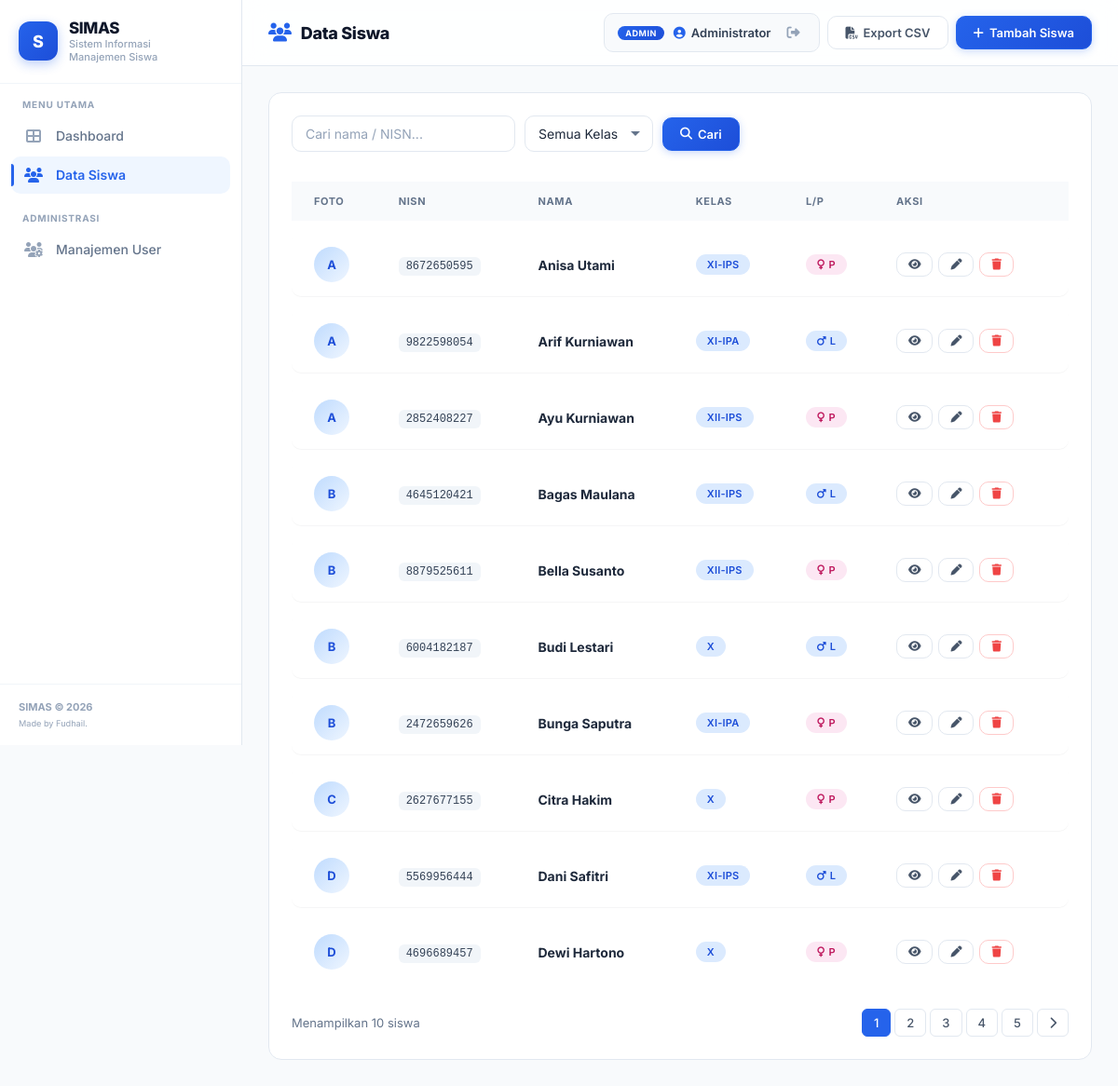
Screenshot of /siswa (signed in) with the database file from the repository.
### tables this page shows
CREATE TABLE users (
            id INTEGER PRIMARY KEY AUTOINCREMENT,
            username TEXT UNIQUE NOT NULL,
            password TEXT NOT NULL,
            nama_lengkap TEXT NOT NULL,
            role TEXT NOT NULL DEFAULT 'user',
            is_active INTEGER NOT NULL DEFAULT 1,
            created_at TIMESTAMP DEFAULT CURRENT_TIMESTAMP
        );

CREATE TABLE siswa (
            id INTEGER PRIMARY KEY AUTOINCREMENT,
            nis TEXT UNIQUE NOT NULL,
            nama TEXT NOT NULL,
            kelas TEXT NOT NULL,
            jenis_kelamin TEXT NOT NULL,
            tempat_lahir TEXT,
            tanggal_lahir TEXT,
            alamat TEXT,
            no_telp TEXT,
            foto TEXT DEFAULT 'default.png',
            created_at TIMESTAMP DEFAULT CURRENT_TIMESTAMP
        );

### app/routes.py (the view)
@main.route("/siswa")
@login_required
def daftar_siswa():
    q = request.args.get("q", "")
    kelas_filter = request.args.get("kelas", "")
    page = request.args.get("page", 1, type=int)
    conn = get_db()
    where = []
    params = []
    if q:
        where.append("(nama LIKE ? OR nis LIKE ?)")
        params += [f"%{q}%", f"%{q}%"]
    if kelas_filter:
        where.append("kelas = ?")
        params.append(kelas_filter)
    where_sql = " AND ".join(where) if where else "1=1"
    total = conn.execute(
        f"SELECT COUNT(*) FROM siswa WHERE {where_sql}", params
    ).fetchone()[0]
    pagination = Pagination(page, PER_PAGE, total)
    params += [PER_PAGE, (page - 1) * PER_PAGE]
    siswa = conn.execute(
        f"SELECT * FROM siswa WHERE {where_sql} ORDER BY nama LIMIT ? OFFSET ?", params
    ).fetchall()
    kelas_list = conn.execute(
        "SELECT DISTINCT kelas FROM siswa ORDER BY kelas"
    ).fetchall()
    conn.close()
    return render_template(
        "siswa.html",
        siswa=siswa,
        kelas_list=kelas_list,
        q=q,
        kelas_filter=kelas_filter,
        pagination=pagination,
    )

### app/models.py (called while the page is built)
def get_db():
    conn = sqlite3.connect(DATABASE)
    conn.row_factory = sqlite3.Row  # Akses kolom via nama (row['nama'])
    return conn

def load_user_by_id(user_id):
    conn = get_db()
    row = conn.execute("SELECT * FROM users WHERE id = ?", (user_id,)).fetchone()
    conn.close()
    if row:
        return User(row)
    return None

    @property
    def is_active(self):
        return self._is_active

### app/routes.py (called while the page is built)
    def iter_pages(self, left=2, right=2):
        last = 0
        for num in range(1, self.pages + 1):
            if (
                num <= left
                or num > self.pages - right
                or (left < num <= self.page + 1)
                or (self.page - 1 < num <= self.pages - right)
            ):
                if last + 1 != num:
                    yield None
                yield num
                last = num

### templates/siswa.html (shortened to what this page needs)
{% extends "base.html" %}
{% block page_title %}<h1><i class="fas fa-users"></i> Data Siswa</h1>{% endblock %}
{% block topbar_actions %}
  {% if current_user.role == 'admin' %}
  <a href="{{ url_for('main.export_csv') }}" class="btn btn-outline"><i class="fas fa-file-csv"></i> Export CSV</a>
  <a href="{{ url_for('main.tambah_siswa') }}" class="btn btn-primary"><i class="fas fa-plus"></i> Tambah Siswa</a>
  {% endif %}
{% endblock %}
{% block content %}
<div class="card">
  <form method="GET" class="toolbar">
    <input class="input" type="text" name="q" value="{{ q }}" placeholder="Cari nama / NISN...">
    <select class="input" name="kelas">
      <option value="">Semua Kelas</option>
    </select>
    <button class="btn btn-primary" type="submit"><i class="fas fa-search"></i> Cari</button>
  </form>
  {% if siswa %}
  <div class="table-wrap">
    <table class="table">
      <thead>
        <tr>
          <th>Foto</th>
          <th>NISN</th>
          <th>Nama</th>
          <th>Kelas</th>
          <th>L/P</th>
          <th>Aksi</th>
        </tr>
      </thead>
      <tbody>
        {% for s in siswa %}
        <tr>
          <td>
            <div class="avatar sm">
              {% if s.foto and s.foto != 'default.png' %}
                <img src="{{ url_for('static', filename='uploads/' + s.foto) }}" alt="{{ s.nama }}">
              {% else %}
                {{ s.nama[0] }}
              {% endif %}
            </div>
          </td>
          <td><code>{{ s.nis }}</code></td>
          <td><strong>{{ s.nama }}</strong></td>
          <td><span class="badge badge-blue">{{ s.kelas }}</span></td>
          <td>
            <span class="badge {% if s.jenis_kelamin == 'L' %}badge-blue{% else %}badge-pink{% endif %}">
              <i class="fas {% if s.jenis_kelamin == 'L' %}fa-mars{% else %}fa-venus{% endif %}"></i>
              {{ 'L' if s.jenis_kelamin == 'L' else 'P' }}
            </span>
          </td>
          <td>
            <div class="actions">
              <a href="{{ url_for('main.detail_siswa', id=s.id) }}" class="btn btn-sm btn-outline" title="Detail"><i class="fas fa-eye"></i></a>
              {% if current_user.role == 'admin' %}
              <a href="{{ url_for('main.edit_siswa', id=s.id) }}" class="btn btn-sm btn-outline" title="Edit"><i class="fas fa-pen"></i></a>
              <form method="POST" action="{{ url_for('main.hapus_siswa', id=s.id) }}" onsubmit="return confirm('Hapus {{ s.nama }}?')">
                <button class="btn btn-sm btn-danger" type="submit" title="Hapus"><i class="fas fa-trash"></i></button>
              </form>
              {% endif %}
            </div>
          </td>
        </tr>
        {% endfor %}
      </tbody>
    </table>
  </div>
  <div class="table-footer">
    <span>Menampilkan {{ siswa|length }} siswa</span>
    {% if pagination and pagination.pages > 1 %}
    <div class="pagination">
      {% for p in pagination.iter_pages() %}
        {% if p %}
          {% if p == pagination.page %}
            <span class="active">{{ p }}</span>
          {% else %}
            <a href="{{ url_for('main.daftar_siswa', page=p, q=q, kelas=kelas_filter) }}">{{ p }}</a>
          {% endif %}
        {% else %}
          <span>&hellip;</span>
        {% endif %}
      {% endfor %}
      {% if pagination.has_next %}
        <a href="{{ url_for('main.daftar_siswa', page=pagination.next_num, q=q, kelas=kelas_filter) }}"><i class="fas fa-chevron-right"></i></a>
      {% endif %}
    </div>
    {% endif %}
  </div>
  {% endif %}
</div>
{% endblock %}

### templates/base.html (shortened to what this page needs)
<!DOCTYPE html>
<html>
<head>
  <link rel="stylesheet" href="https://cdnjs.cloudflare.com/ajax/libs/font-awesome/6.5.1/css/all.min.css">
  <link rel="stylesheet" href="{{ url_for('static', filename='css/style.css') }}">
</head>
<body>
  <aside class="sidebar" id="sidebar">
    <div class="sidebar-brand">
      <div class="brand-icon">S</div>
      <div>
        <div class="brand-name">SIMAS</div>
        <div class="brand-sub">Sistem Informasi<br>Manajemen Siswa</div>
      </div>
    </div>
    <nav class="sidebar-nav">
      <div class="nav-label">Menu Utama</div>
      <a href="{{ url_for('main.dashboard') }}" class="nav-item {% if request.endpoint == 'main.dashboard' %}active{% endif %}">
        <span class="nav-icon"><i class="fas fa-th-large"></i></span> Dashboard
      </a>
      <a href="{{ url_for('main.daftar_siswa') }}" class="nav-item {% if 'siswa' in request.endpoint %}active{% endif %}">
        <span class="nav-icon"><i class="fas fa-users"></i></span> Data Siswa
      </a>
      {% if current_user.is_authenticated and current_user.role == 'admin' %}
      <div class="nav-label">Administrasi</div>
      <a href="{{ url_for('main.daftar_users') }}" class="nav-item {% if 'users' in request.endpoint %}active{% endif %}">
        <span class="nav-icon"><i class="fas fa-users-cog"></i></span> Manajemen User
      </a>
      {% endif %}
    </nav>
    <div class="sidebar-footer">
      <strong>SIMAS &copy; 2026</strong><br>
      <small>Made by Fudhail.</small>
    </div>
  </aside>
  <main class="main">
    <div class="topbar">
      <div class="topbar-title">{% block page_title %}{% endblock %}</div>
      <div class="topbar-actions">
        {% if current_user.is_authenticated %}
        <div class="user-info">
          <span class="user-role-badge {% if current_user.role == 'admin' %}badge-admin{% else %}badge-user{% endif %}">{{ current_user.role|upper }}</span>
          <span class="user-name"><i class="fas fa-user-circle"></i> {{ current_user.nama_lengkap }}</span>
          <a href="{{ url_for('main.logout') }}" class="btn-logout" data-tooltip="Logout">
            <i class="fas fa-sign-out-alt"></i>
          </a>
        </div>
        {% endif %}
        {% block topbar_actions %}{% endblock %}
      </div>
    </div>
    <div class="content">
      {% block content %}{% endblock %}
    </div>
  </main>
</body>
</html>

### rows the page displays
users: role "ADMIN", nama_lengkap "Administrator"
siswa: nama "A", nis "8672650595", nama "Anisa Utami", kelas "XI-IPS", jenis_kelamin "P"
siswa: nama "A", nis "9822598054", nama "Arif Kurniawan", kelas "XI-IPA", jenis_kelamin "L"
siswa: nama "A", nis "2852408227", nama "Ayu Kurniawan", kelas "XII-IPS", jenis_kelamin "P"
siswa: nama "B", nis "4645120421", nama "Bagas Maulana", kelas "XII-IPS", jenis_kelamin "L"
siswa: nama "B", nis "8879525611", nama "Bella Susanto", kelas "XII-IPS", jenis_kelamin "P"
siswa: nama "B", nis "6004182187", nama "Budi Lestari", kelas "X", jenis_kelamin "L"
siswa: nama "B", nis "2472659626", nama "Bunga Saputra", kelas "XI-IPA", jenis_kelamin "P"
siswa: nama "C", nis "2627677155", nama "Citra Hakim", kelas "X", jenis_kelamin "P"
siswa: nama "D", nis "5569956444", nama "Dani Safitri", kelas "XI-IPS", jenis_kelamin "L"
siswa: nama "D", nis "4696689457", nama "Dewi Hartono", kelas "X", jenis_kelamin "P"

### other values shown
{{ siswa|length }} "10"
{{ p }} "1"
{{ p }} "2" "3" "4" "5"
